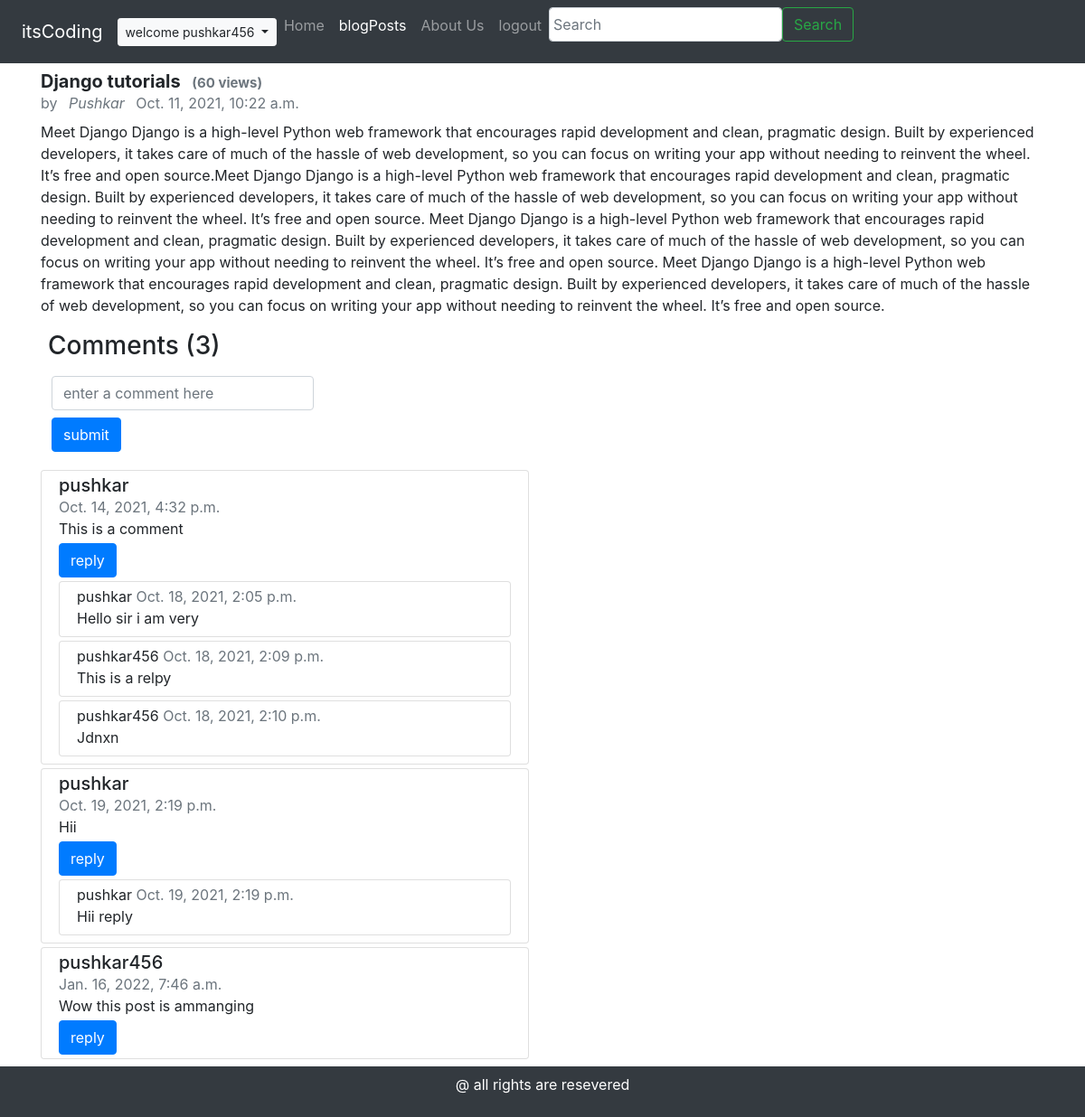
/blog/Django-tutorials (signed in), run on the app's committed database.
### blogPost/models.py (models this page shows, shortened)
class Post(models.Model):
        sno=models.AutoField(primary_key=True)
        tittle=models.CharField(max_length=120)
        author=models.CharField(max_length=120)
        content=models.TextField()
        views=models.IntegerField(default=0)
        timestamp=models.DateTimeField(blank=True)
        slug = models.CharField(max_length = 250, null = True, blank = True)

class Comments(models.Model):
        sno=models.AutoField(primary_key=True)
        user=models.ForeignKey(User,on_delete=models.CASCADE)
        content=models.TextField()
        timestamp=models.DateTimeField(default=now)
        post = models.ForeignKey(Post,on_delete=models.CASCADE)
        parent=models.ForeignKey('self',on_delete=models.CASCADE,null=True)

### blogPost/views.py (the view)
# urls.py: path('<str:slug>',views.post,name="post")
def post(request,slug):
     post=Post.objects.filter(slug=slug).first()
     post.views=post.views+1
     post.save()
     comments=Comments.objects.filter(post=post,parent=None)
     replies=Comments.objects.filter(post=post).exclude(parent=None)
     replydict={}
     for reply in replies:
         if reply.parent.sno not in replydict.keys():
             replydict[reply.parent.sno]=[reply]
         else:
             replydict[reply.parent.sno].append(reply)
     dict2={'post':post,'comments':comments,'user':request.user,'replies':replydict}
     return render(request,"post.html",dict2)

### blogPost/templatetags/extras.py (called while the page is built)
@register.filter(name='dictkey')
def dictkey(dict1,key):
    return dict1.get(key)

### blogPost/templates/post.html (shortened to what this page needs)
{% extends 'basic.html' %}
{% block blogactive %} active {% endblock %}
{% block body %}
<body>
			<div class="container my-2 ">
									<h5 class="card-title mb-0 font-weight-bold">{{ post.tittle }} <span class="text-muted mb-2 ml-2" style="font-size:15px;">({{post.views}} views)</span>  </h5>
							   <p class="text-muted mb-2"> by
							   <span class="font-italic mx-2"> {{ post.author }}  </span>  {{ post.timestamp }} </p>
									<p>{{post.content}}</p> </hr>
									<h3 class="ml-2">Comments
									  <span>({{comments.count}})</span></h3>
									<div class="row m-1">
													{% if user.is_authenticated %}
													<form class="form" action="/blog/blogComment" method="post">
															<input class="m-2 form-control" name="comment" type="text" placeholder="enter a comment here">
															<input class="mx-2 btn btn-primary" type="submit"   value="submit">
												</form>
												{% else %}
												<p>Please login to comment</p>
												{% endif %}
									</div>
						    {% for comment in comments %}
									<div class="row mb-1">
											<div class="col-sm-6">
													 <div class="card">
																<div class="card-body p-1">
																		<div class="card-tittle col-12">
															 				<h5 class=" my-0">{{comment.user.username}}</h5>
															 				<span class="text-muted">{{comment.timestamp}}</span>
															 			 	<p class="card-text mb-1">{{comment.content}}</p>
											{% if user.is_authenticated %}
															 			<button class="btn btn-primary" type="button" data-toggle="collapse" data-target="#reply{{comment.sno}}" aria-expanded="false" aria-controls="collapseExample">reply</button>
									{% else %}
									            <button class="btn btn-primary disabled" type="button">reply</button>
	           {% endif %}
	            {% load extras %}
	            {% for reply in replies|dictkey:comment.sno %}
	                        <div class=" bg my-1">
	                          <div class="card">
															        	<div class="card-body p-1">
																		       <div class="card-tittle col-12">
															 				       <h7 class=" my-1">{{reply.user.username}}</h7>
															 				       <span class="text-muted">{{reply.timestamp}}</span>
															 			        	<p class="card-text mb-1">{{reply.content}}</p>
	                        				   </div>
	                            </div>
	                          </div>
	                        </div>
	                     {% endfor %}
															 		 </div>
										      	</div>
										    </div>
										 </div>
									</div>
									{% endfor %}
			</div>
</body>
{% endblock %}

### templates/basic.html (shortened to what this page needs)
<html lang="en">
<head>
<link rel="stylesheet" href="https://stackpath.bootstrapcdn.com/bootstrap/4.3.1/css/bootstrap.min.css">
</head>
<header>
		<nav class="navbar navbar-expand-lg navbar-dark bg-dark sticky-top">
		<div>
	  <a class="navbar-brand ml-2" href="#">itsCoding</a>
	  </div>
	  {% if user.is_authenticated %}
	  <div class="dropdown">
	  						<button class="btn btn-sm btn-light dropdown-toggle" type="button" id="dropdownMenuButton" data-toggle="dropdown" aria-haspopup="true" aria-expanded="false"> welcome {{ request.user }} </button>
	  </div>
	  {% else %}
	  <div>
	   <button type="button" class="btn btn-sm btn-primary mr-1" data-toggle="modal" data-target="#loginModal"> login </button>
	   <button type="button" class="btn btn-sm btn-primary" data-toggle="modal" data-target="#sinUpModal"> sinUp </button>
    </div>
    {% endif %}
	  <div class="collapse navbar-collapse" id="navbarNavAltMarkup">
		 	 <div class="navbar-nav">
					 <a class="nav-item nav-link {% block homeactive %}{% endblock %}" href="/">Home </a>
					 <a class="nav-item nav-link {% block blogactive %}{% endblock %}" href="/blog">blogPosts</a>
				  <a class="nav-item nav-link {% block aboutactive %}{% endblock %}" href="/about">About Us</a>
				 {% if user.is_authenticated %}
			   <a class="nav-item nav-link " href="/logout"> logout</a>
			   {% endif %}
	 	  <form action="/search" method="get" class="form-inline">
	 	 		 <input class="p-1 form-control" name="searchs" type="search" placeholder="Search" aria-label="Search">
	 	 		 <button class="btn btn-outline-success my-2 my-sm-0" type="submit">Search</button>
	 	  </form>
			  </div>
	 	 </div>
  </nav>
	</header>
  {% block body%}{% endblock %}
 <footer class="text-center col-12 bg-dark p-2"    >
 			<div class=" text-center  text-white ">
 	    		<p>@ all rights are resevered</p>
 			</div>
 </footer>
</html>

### data on the page
Post: tittle "Django tutorials", views "60", author "Pushkar", timestamp "Oct. 11, 2021, 10:22 a.m.", content "Meet Django Django is a high-level Python web framework that encourages rapid development and clean, pragmatic design. Built by experienced developers, it takes care of much of the hassle of web development, so you can focus on writing your app without needing to reinvent the wheel. It’s free and open source.Meet Django Django is a high-level Python web framework that encourages rapid development and clean, pragmatic design. Built by experienced developers, it takes care of much of the hassle of web development, so you can focus on writing your app without needing to reinvent the wheel. It’s free and open source. Meet Django Django is a high-level Python web framework that encourages rapid…"
Comments: user.username "pushkar", timestamp "Oct. 14, 2021, 4:32 p.m.", content "This is a comment"
Comments: user.username "pushkar", timestamp "Oct. 18, 2021, 2:05 p.m.", content "Hello sir i am very"
Comments: user.username "pushkar456", timestamp "Oct. 18, 2021, 2:09 p.m.", content "This is a relpy"
Comments: user.username "pushkar456", timestamp "Oct. 18, 2021, 2:10 p.m.", content "Jdnxn"
Comments: user.username "pushkar", timestamp "Oct. 19, 2021, 2:19 p.m.", content "Hii"
Comments: user.username "pushkar", timestamp "Oct. 19, 2021, 2:19 p.m.", content "Hii reply"
Comments: user.username "pushkar456", timestamp "Jan. 16, 2022, 7:46 a.m.", content "Wow this post is ammanging"

### other printed values
{{ request.user }} "pushkar456"
{{ comments.count }} "3"
